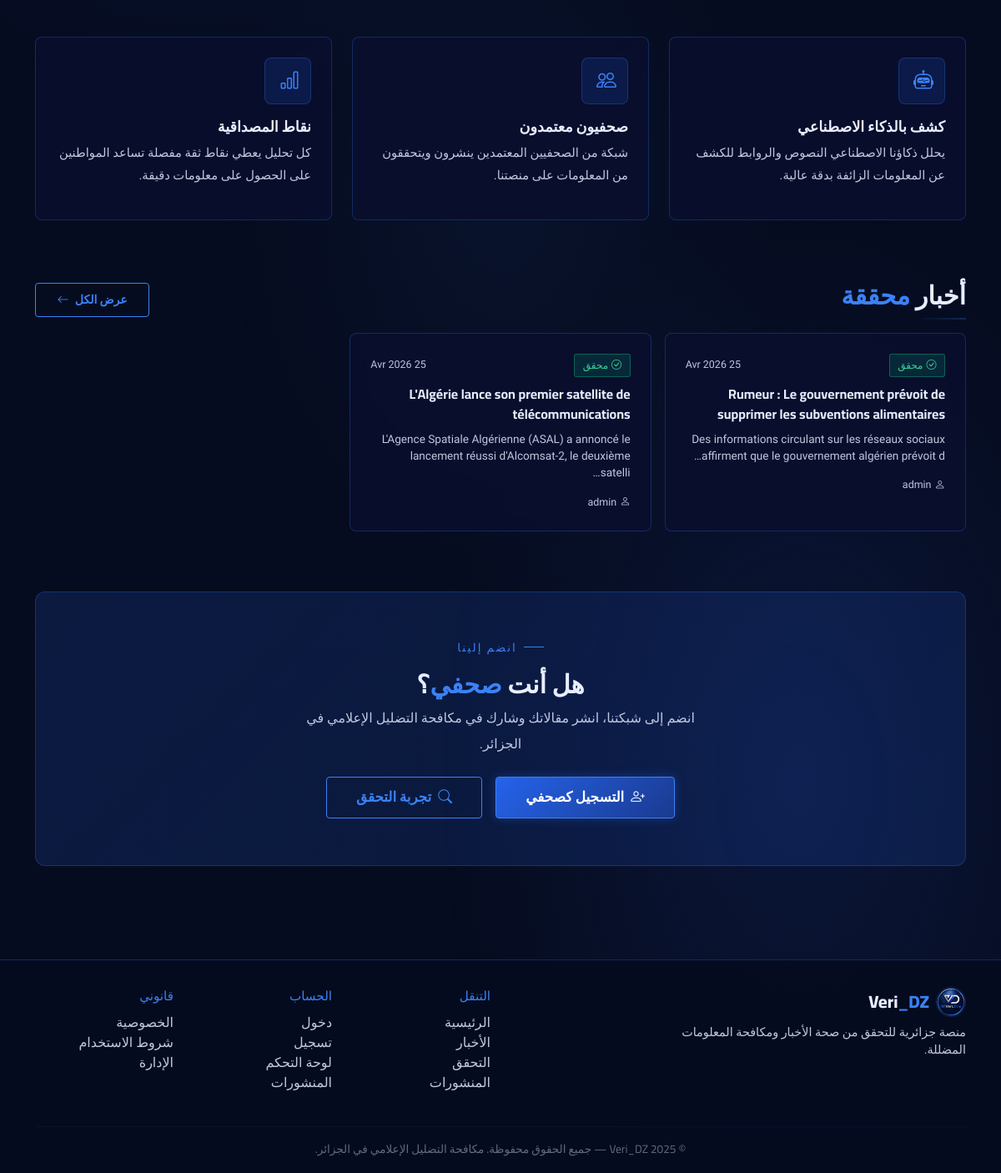
The app's page / (lower part), older data.
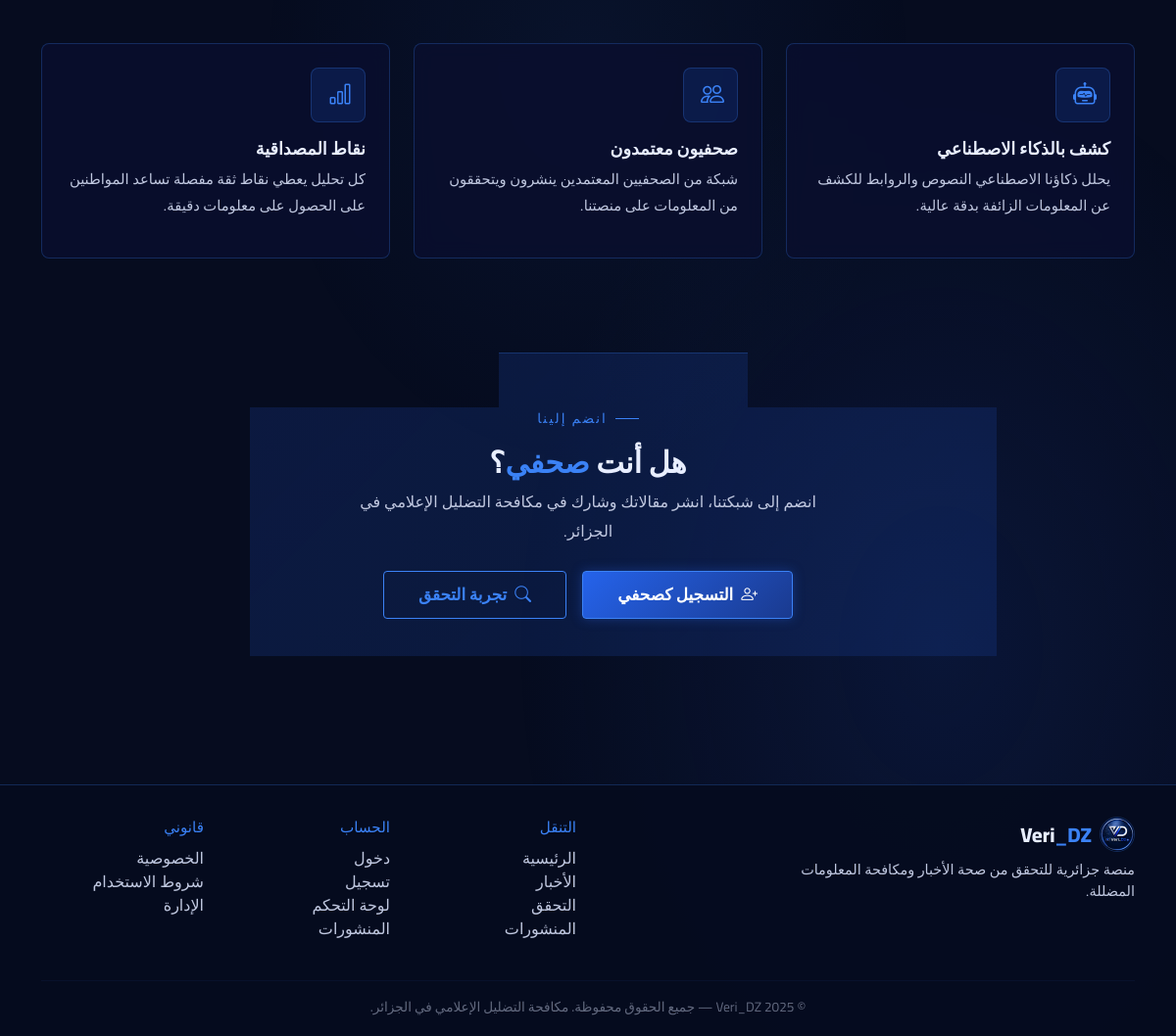
The same page, newer data.
### news/models.py (models this page shows, shortened)
class Article(models.Model):
    VERDICT_CHOICES = [
        ('unverified', 'Non vérifié'),
        ('true', 'Vrai'),
        ('false', 'Faux'),
        ('misleading', 'Trompeur'),
        ('partial', 'Partiellement vrai'),
    ]
    title = models.CharField(max_length=200)
    content = models.TextField()
    source_url = models.URLField(blank=True)
    author = models.ForeignKey(
        settings.AUTH_USER_MODEL,
        on_delete=models.CASCADE,
        related_name='articles'
    )
    category = models.ForeignKey(Category, on_delete=models.SET_NULL, null=True, blank=True)
    created_at = models.DateTimeField(auto_now_add=True)
    updated_at = models.DateTimeField(auto_now=True)
    is_verified = models.BooleanField(default=False)
    verdict = models.CharField(max_length=20, choices=VERDICT_CHOICES, default='unverified')
    verdict_explanation = models.TextField(blank=True)
    views_count = models.PositiveIntegerField(default=0)
    image = CloudinaryField(
        'image',
        folder='articles/',
        blank=True,
        null=True,
        resource_type='image',
    )
    class Meta:
        ordering = ['-created_at']
        verbose_name = 'Article'
        verbose_name_plural = 'Articles'

### accounts/models.py (models this page shows, shortened)
class User(AbstractUser):
    is_journalist = models.BooleanField(default=False)
    bio = models.TextField(blank=True)
    organization = models.CharField(max_length=200, blank=True)
    avatar = models.ImageField(upload_to='avatars/', blank=True, null=True)
    class Meta:
        verbose_name = 'Utilisateur'
        verbose_name_plural = 'Utilisateurs'

### core/views.py (the view)
# urls.py: path('', views.home, name='home'),
def home(request):
    featured = Article.objects.filter(is_verified=True).order_by('-created_at')[:6]
    latest = Article.objects.order_by('-created_at')[:3]
    context = {
        'featured': featured,
        'latest': latest,
    }
    return render(request, 'core/home.html', context)

### core/templates/core/home.html (shortened to what this page needs)
{% extends 'base.html' %}
{% load static %}
{% block content %}
<section class="container py-5 mt-3">
    <div class="row g-4">
        <div class="col-md-4">
            <div class="vd-card mission-card h-100">
                <div class="mission-icon"><i class="bi bi-robot"></i></div>
                <h5 class="vd-card-title">كشف بالذكاء الاصطناعي</h5>
                <p class="text-vd-silver" style="font-size:0.92rem;line-height:1.8;">
                    يحلل ذكاؤنا الاصطناعي النصوص والروابط للكشف عن المعلومات الزائفة بدقة عالية.
                </p>
            </div>
        </div>
        <div class="col-md-4">
            <div class="vd-card mission-card h-100">
                <div class="mission-icon"><i class="bi bi-people"></i></div>
                <h5 class="vd-card-title">صحفيون معتمدون</h5>
                <p class="text-vd-silver" style="font-size:0.92rem;line-height:1.8;">
                    شبكة من الصحفيين المعتمدين ينشرون ويتحققون من المعلومات على منصتنا.
                </p>
            </div>
        </div>
        <div class="col-md-4">
            <div class="vd-card mission-card h-100">
                <div class="mission-icon"><i class="bi bi-bar-chart"></i></div>
                <h5 class="vd-card-title">نقاط المصداقية</h5>
                <p class="text-vd-silver" style="font-size:0.92rem;line-height:1.8;">
                    كل تحليل يعطي نقاط ثقة مفصلة تساعد المواطنين على الحصول على معلومات دقيقة.
                </p>
            </div>
        </div>
    </div>
</section>
{% if featured or latest %}
<section class="container py-4">
    <div class="d-flex justify-content-between align-items-center mb-3">
        <div>
            <h2 class="vd-section-title mb-0">أخبار <span class="accent">محققة</span></h2>
            <hr class="vd-divider mb-0">
        </div>
        <a href="/news/" class="btn-vd-outline" style="font-size:0.88rem;">عرض الكل <i class="bi bi-arrow-left ms-1"></i></a>
    </div>
    <div class="row g-3">
        {% for article in featured %}
        <div class="col-md-4">
            <a href="/news/{{ article.pk }}/" class="news-card-link">
                <div class="vd-card h-100">
                    <div class="d-flex justify-content-between align-items-center mb-2">
                        <span class="badge-verified"><i class="bi bi-check-circle me-1"></i>محقق</span>
                        <span class="news-meta">{{ article.created_at|date:"d M Y" }}</span>
                    </div>
                    <h6 class="news-title-card">{{ article.title }}</h6>
                    <p class="text-vd-silver" style="font-size:0.85rem;">{{ article.content|truncatechars:100 }}</p>
                    <div class="news-meta mt-2">
                        <i class="bi bi-person me-1"></i>{{ article.author.username }}
                    </div>
                </div>
            </a>
        </div>
        {% endfor %}
    </div>
</section>
{% endif %}
<section class="container py-5">
    <div class="cta-section">
        <div class="hero-eyebrow justify-content-center mb-3">انضم إلينا</div>
        <h2 class="vd-section-title mb-2">هل أنت <span class="accent">صحفي</span>؟</h2>
        <p class="text-vd-silver mb-4" style="max-width:500px;margin:0 auto 1.5rem;font-family:var(--font-body);line-height:1.9;">
            انضم إلى شبكتنا، انشر مقالاتك وشارك في مكافحة التضليل الإعلامي في الجزائر.
        </p>
        <div class="d-flex justify-content-center gap-3 flex-wrap">
            <a href="/accounts/signup/" class="btn-vd-primary" style="font-size:1.05rem; padding:0.7rem 2.2rem;">
                <i class="bi bi-person-plus me-2"></i>التسجيل كصحفي
            </a>
            <a href="/fact-check/" class="btn-vd-outline" style="font-size:1.05rem; padding:0.7rem 2.2rem;">
                <i class="bi bi-search me-2"></i>تجربة التحقق
            </a>
        </div>
    </div>
</section>
{% endblock %}

Row changes from the older to the newer data that the page shows:
removed Article: created_at "25 Avr 2026", title "Rumeur : Le gouvernement prévoit de supprimer les subventions alimentaires", content "Des informations circulant sur les réseaux sociaux affirment que le gouvernement algérien prévoit d…", author.username "admin"
removed Article: created_at "25 Avr 2026", title "L'Algérie lance son premier satellite de télécommunications", content "L'Agence Spatiale Algérienne (ASAL) a annoncé le lancement réussi d'Alcomsat-2, le deuxième satelli…", author.username "admin"
Text that changed along with them:
text no longer shown: "أخبار محققة عرض الكل"
